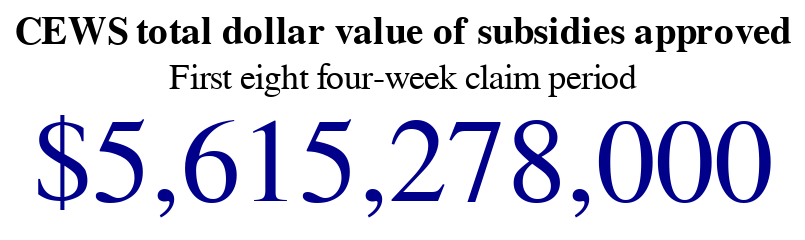

Write notebook code for a chart like this one.
### Code cell
alt.Chart(cews.query("GeoAggregation == 'urban/rural by country' and GeographicClassification == 'RURAL' and IndustryAggregation == 'All industries'")).mark_text(color='darkblue', size=40).encode(
        text=alt.Text('sum(Subsidy):Q', format=('$,.0f'))
        ).properties(title={'text': 'CEWS total dollar value of subsidies approved', 'subtitle': 'First eight four-week claim period'}
                    ).configure_axis(domain=False, grid=False, ticks=False
                                ).configure_view(stroke="transparent")

### Figure 1 — Vega-Lite specification as saved in the notebook (floating-point values rounded to 4 significant figures)
{"config": {"view": {"continuousWidth": 400, "continuousHeight": 300, "stroke": "transparent"}, "axis": {"domain": false, "grid": false, "ticks": false}}, "data": {"name": "data-b46a71f32e73c968a0a97d3a65236417"}, "mark": {"type": "text", "color": "darkblue", "size": 40}, "encoding": {"text": {"type": "quantitative", "aggregate": "sum", "field": "Subsidy", "format": "$,.0f"}}, "title": {"text": "CEWS total dollar value of subsidies approved", "subtitle": "First eight four-week claim period"}, "$schema": "https://vega.github.io/schema/vega-lite/v4.8.1.json", "datasets": {"data-b46a71f32e73c968a0a97d3a65236417": [{"Period": "2020-03-15T00:00:00", "RegionCode": "rural", "Region": "Canada", "GeographicClassification": "RURAL", "CensusLevel": "Not applicable", "IndustryCode": "TOTAL", "Industry": "All Industries", "BusinessLocations": 36140.0, "Subsidy": 688700000.0, "SupportedEmployees": 326700.0, "RehiredEmployees": 3380.0, "GeoAggregation": "urban/rural by country", "IndustryAggregation": "All industries", "ProvinceCode": null, "Province": null, "TotalEmployees": null}, {"Period": "2020-04-12T00:00:00", "RegionCode": "rural", "Region": "Canada", "GeographicClassification": "RURAL", "CensusLevel": "Not applicable", "IndustryCode": "TOTAL", "Industry": "All Industries", "BusinessLocations": 43440.0, "Subsidy": 890200000.0, "SupportedEmployees": 382800.0, "RehiredEmployees": 4350.0, "GeoAggregation": "urban/rural by country", "IndustryAggregation": "All industries", "ProvinceCode": null, "Province": null, "TotalEmployees": null}, {"Period": "2020-05-10T00:00:00", "RegionCode": "rural", "Region": "Canada", "GeographicClassification": "RURAL", "CensusLevel": "Not applicable", "IndustryCode": "TOTAL", "Industry": "All Industries", "BusinessLocations": 43910.0, "Subsidy": 1016000000.0, "SupportedEmployees": 432700.0, "RehiredEmployees": 5340.0, "GeoAggregation": "urban/rural by country", "IndustryAggregation": "All industries", "ProvinceCode": null, "Province": null, "TotalEmployees": null}, {"Period": "2020-06-07T00:00:00", "RegionCode": "rural", "Region": "Canada", "GeographicClassification": "RURAL", "CensusLevel": "Not applicable", "IndustryCode": "TOTAL", "Industry": "All Industries", "BusinessLocations": 37720.0, "Subsidy": 909600000.0, "SupportedEmployees": 395100.0, "RehiredEmployees": 3980.0, "GeoAggregation": "urban/rural by country", "IndustryAggregation": "All industries", "ProvinceCode": null, "Province": null, "TotalEmployees": null}, {"Period": "2020-07-05T00:00:00", "RegionCode": "rural", "Region": "Canada", "GeographicClassification": "RURAL", "CensusLevel": "Not applicable", "IndustryCode": "TOTAL", "Industry": "All Industries", "BusinessLocations": 37180.0, "Subsidy": 771100000.0, "SupportedEmployees": 459000.0, "RehiredEmployees": 2635.0, "GeoAggregation": "urban/rural by country", "IndustryAggregation": "All industries", "ProvinceCode": null, "Province": null, "TotalEmployees": null}, {"Period": "2020-08-02T00:00:00", "RegionCode": "rural", "Region": "Canada", "GeographicClassification": "RURAL", "CensusLevel": "Not applicable", "IndustryCode": "TOTAL", "Industry": "All Industries", "BusinessLocations": 34480.0, "Subsidy": 704700000.0, "SupportedEmployees": 442100.0, "RehiredEmployees": 1880.0, "GeoAggregation": "urban/rural by country", "IndustryAggregation": "All industries", "ProvinceCode": null, "Province": null, "TotalEmployees": null}, {"Period": "2020-08-30T00:00:00", "RegionCode": "rural", "Region": "Canada", "GeographicClassification": "RURAL", "CensusLevel": "Not applicable", "IndustryCode": "TOTAL", "Industry": "All Industries", "BusinessLocations": 29670.0, "Subsidy": 388700000.0, "SupportedEmployees": 374900.0, "RehiredEmployees": 1545.0, "GeoAggregation": "urban/rural by country", "IndustryAggregation": "All industries", "ProvinceCode": null, "Province": null, "TotalEmployees": null}, {"Period": "2020-09-27T00:00:00", "RegionCode": "rural", "Region": "Canada", "GeographicClassification": "RURAL", "CensusLevel": "Not applicable", "IndustryCode": "TOTAL", "Industry": "All Industries", "BusinessLocations": 23420.0, "Subsidy": 245800000.0, "SupportedEmployees": 292600.0, "RehiredEmployees": 1285.0, "GeoAggregation": "urban/rural by country", "IndustryAggregation": "All industries", "ProvinceCode": null, "Province": null, "TotalEmployees": null}]}}
